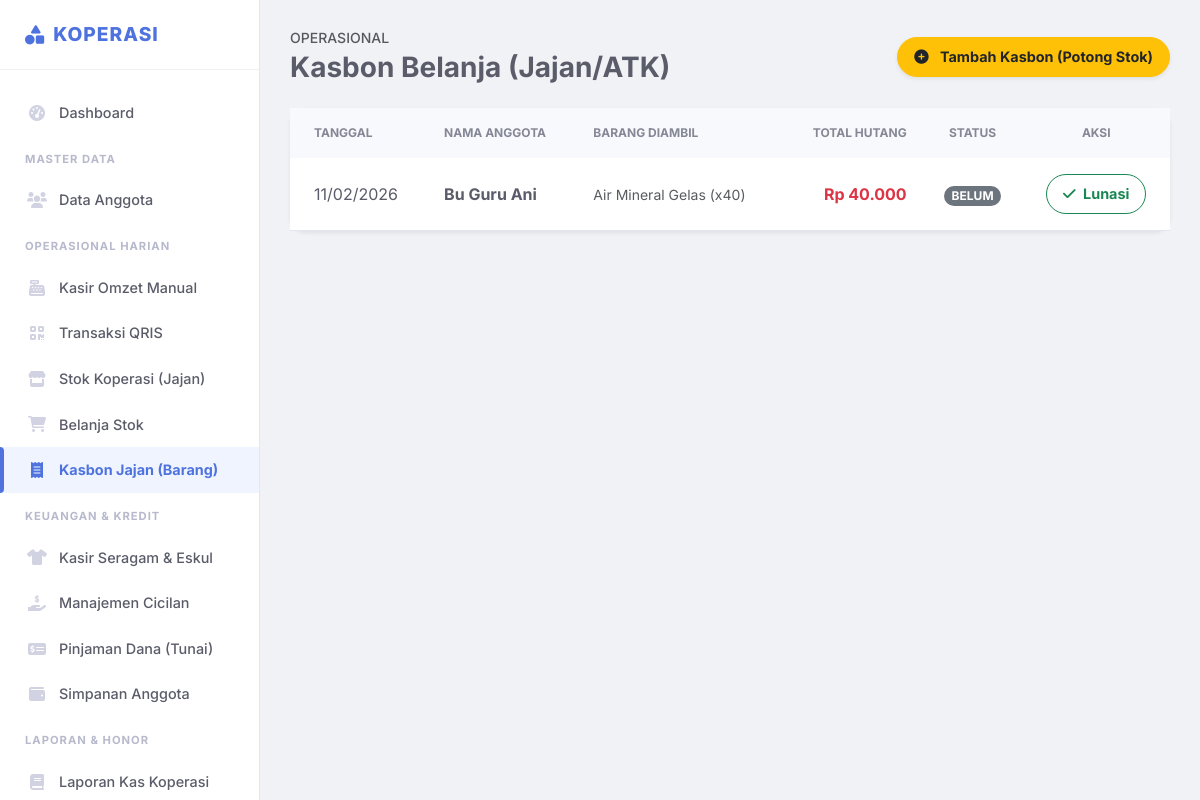
/kasbon/index (signed in), run on the app's committed database.
### tables this page shows
CREATE TABLE `kasbon` (
  `id` int(11) NOT NULL,
  `anggota_id` int(11) NOT NULL,
  `tanggal_pinjam` date NOT NULL,
  `total_belanja` decimal(15,2) NOT NULL,
  `sisa_pinjaman` decimal(15,2) NOT NULL,
  `keterangan` text DEFAULT NULL,
  `status` enum('lunas','belum') DEFAULT 'belum',
  `created_at` timestamp NOT NULL DEFAULT current_timestamp()
);

CREATE TABLE `anggota` (
  `id` int(11) NOT NULL,
  `nama_lengkap` varchar(100) NOT NULL,
  `username` varchar(50) NOT NULL,
  `password` varchar(255) NOT NULL,
  `role` enum('admin','pengurus','staff','guru') NOT NULL DEFAULT 'guru',
  `no_hp` varchar(20) DEFAULT NULL,
  `status_aktif` tinyint(1) DEFAULT 1,
  `created_at` timestamp NOT NULL DEFAULT current_timestamp()
);

### config/functions.php (called while the page is built, shortened)
<?php
function formatRp($angka){
    return "Rp " . number_format($angka, 0, ',', '.');
}
?>

### pages/kasbon/index.php (the view, shortened to what this page needs)
<?php
require_once 'config/database.php';
$list_kasbon  = $pdo->query("SELECT k.*, a.nama_lengkap FROM kasbon k JOIN anggota a ON k.anggota_id = a.id ORDER BY k.status ASC, k.tanggal_pinjam DESC")->fetchAll();
?>
<div class="d-flex justify-content-between align-items-center mb-4">
    <div>
        <h6 class="text-muted text-uppercase small ls-1 mb-1">Operasional</h6>
        <h2 class="h3 fw-bold mb-0">Kasbon Belanja (Jajan/ATK)</h2>
    </div>
    <button class="btn btn-warning text-dark fw-bold rounded-pill shadow-sm" data-bs-toggle="modal" data-bs-target="#modalKasbon">
        <i class="fas fa-plus-circle me-2"></i> Tambah Kasbon (Potong Stok)
    </button>
</div>
<div class="card border-0 shadow-sm rounded-4">
    <div class="card-body p-0">
        <div class="table-responsive">
            <table class="table table-hover align-middle mb-0">
                <thead class="bg-light">
                    <tr>
                        <th class="ps-4">Tanggal</th>
                        <th>Nama Anggota</th>
                        <th>Barang Diambil</th>
                        <th class="text-end">Total Hutang</th>
                        <th class="text-center">Status</th>
                        <th class="text-center">Aksi</th>
                    </tr>
                </thead>
                <tbody>
                    <?php foreach($list_kasbon as $row): ?>
                    <tr>
                        <td class="ps-4"><?= date('d/m/Y', strtotime($row['tanggal_pinjam'])) ?></td>
                        <td class="fw-bold"><?= htmlspecialchars($row['nama_lengkap']) ?></td>
                        <td class="text-muted small"><?= htmlspecialchars($row['keterangan']) ?></td>
                        <td class="text-end fw-bold text-danger"><?= formatRp($row['total_belanja']) ?></td>
                        <td class="text-center">
                            <?php if($row['status']=='lunas'): ?>
                                <span class="badge bg-success rounded-pill">LUNAS</span>
                            <?php else: ?>
                                <span class="badge bg-secondary rounded-pill">BELUM</span>
                            <?php endif; ?>
                        </td>
                        <td class="text-center">
                            <?php if($row['status']!='lunas'): ?>
                                <form method="POST" onsubmit="return confirm('Lunasi kasbon ini? Uang akan masuk ke Kas.')">
                                    <button type="submit" name="bayar_kasbon" class="btn btn-sm btn-outline-success rounded-pill px-3 fw-bold">
                                        <i class="fas fa-check me-1"></i> Lunasi
                                    </button>
                                </form>
                            <?php else: ?>
                                <i class="fas fa-check-double text-success"></i>
                            <?php endif; ?>
                        </td>
                    </tr>
                    <?php endforeach; ?>
                </tbody>
            </table>
        </div>
    </div>
</div>

### index.php (style rules this page uses)
:root { --primary: #4e73df; --primary-dark: #224abe; --success: #1cc88a; --info: #36b9cc; --warning: #f6c23e; --danger: #e74a3b; --dark: #2c3e50; --light: #f8f9fc; }
body { font-family: 'Inter', sans-serif; background-color: #f0f2f5; color: #5a5c69; overflow-x: hidden; }
.card { border: none; border-radius: 12px; box-shadow: 0 0.15rem 1.75rem 0 rgba(58, 59, 69, 0.05); background: #fff; transition: box-shadow 0.2s; }
.btn { padding: 0.5rem 1rem; border-radius: 8px; font-weight: 600; font-size: 0.9rem; }
.table thead th { background: #f8f9fc; color: #858796; font-weight: 700; text-transform: uppercase; font-size: 0.75rem; border-bottom: 0; padding: 1rem; }
.table td { padding: 1rem; vertical-align: middle; color: #5a5c69; border-bottom: 1px solid #e3e6f0; }

### data on the page
kasbon: tanggal_pinjam "11/02/2026", anggota.nama_lengkap "Bu Guru Ani", keterangan "Air Mineral Gelas (x40)", total_belanja "Rp 40.000", status "BELUM"
